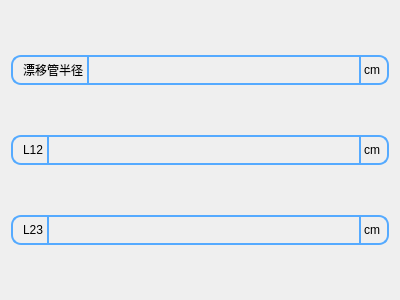
<?xml version="1.0" encoding="UTF-8"?>
<ui version="4.0">
 <class>SetingCuratur</class>
 <widget class="QWidget" name="SetingCuratur">
  <property name="geometry">
   <rect>
    <x>0</x>
    <y>0</y>
    <width>400</width>
    <height>300</height>
   </rect>
  </property>
  <property name="windowTitle">
   <string>Form</string>
  </property>
  <layout class="QVBoxLayout" name="verticalLayout">
   <item>
    <widget class="QWidget" name="widget" native="true">
     <property name="sizePolicy">
      <sizepolicy hsizetype="Preferred" vsizetype="Fixed">
       <horstretch>0</horstretch>
       <verstretch>0</verstretch>
      </sizepolicy>
     </property>
     <property name="minimumSize">
      <size>
       <width>0</width>
       <height>30</height>
      </size>
     </property>
     <property name="styleSheet">
      <string notr="true">.QWidget{
	border-width:2px;
	border-style:solid;
	border-radius:10px;
	
	border-color: rgb(85, 170, 255);
}
QWidget{
font: 75 12pt &quot;微软雅黑&quot;;
}
</string>
     </property>
     <layout class="QHBoxLayout" name="horizontalLayout">
      <property name="spacing">
       <number>3</number>
      </property>
      <property name="leftMargin">
       <number>9</number>
      </property>
      <property name="topMargin">
       <number>0</number>
      </property>
      <property name="rightMargin">
       <number>9</number>
      </property>
      <property name="bottomMargin">
       <number>0</number>
      </property>
      <item>
       <widget class="QLabel" name="label">
        <property name="styleSheet">
         <string notr="true">.QLabel{
	border-right-width:2px;
	border-style:solid;	
	border-color: rgb(85, 170, 255);
}</string>
        </property>
        <property name="text">
         <string>漂移管半径</string>
        </property>
       </widget>
      </item>
      <item>
       <widget class="QLineEdit" name="lineEdit">
        <property name="sizePolicy">
         <sizepolicy hsizetype="Expanding" vsizetype="Expanding">
          <horstretch>0</horstretch>
          <verstretch>0</verstretch>
         </sizepolicy>
        </property>
        <property name="styleSheet">
         <string notr="true">.QLineEdit{
	border-right-width:2px;
	border-style:solid;
	border-color: rgb(85, 170, 255);
    margin:0;
	padding:0;
	background-color: rgba(255, 255, 255,0);
}</string>
        </property>
       </widget>
      </item>
      <item>
       <widget class="QLabel" name="label_2">
        <property name="text">
         <string>cm</string>
        </property>
       </widget>
      </item>
     </layout>
    </widget>
   </item>
   <item>
    <widget class="QWidget" name="widget_2" native="true">
     <property name="sizePolicy">
      <sizepolicy hsizetype="Preferred" vsizetype="Fixed">
       <horstretch>0</horstretch>
       <verstretch>0</verstretch>
      </sizepolicy>
     </property>
     <property name="minimumSize">
      <size>
       <width>0</width>
       <height>30</height>
      </size>
     </property>
     <property name="styleSheet">
      <string notr="true">.QWidget{
	border-width:2px;
	border-style:solid;
	border-radius:10px;
	
	border-color: rgb(85, 170, 255);
}
QWidget{
font: 75 12pt &quot;微软雅黑&quot;;
}
</string>
     </property>
     <layout class="QHBoxLayout" name="horizontalLayout_2">
      <property name="spacing">
       <number>3</number>
      </property>
      <property name="leftMargin">
       <number>9</number>
      </property>
      <property name="topMargin">
       <number>0</number>
      </property>
      <property name="rightMargin">
       <number>9</number>
      </property>
      <property name="bottomMargin">
       <number>0</number>
      </property>
      <item>
       <widget class="QLabel" name="label_3">
        <property name="styleSheet">
         <string notr="true">.QLabel{
	border-right-width:2px;
	border-style:solid;	
	border-color: rgb(85, 170, 255);
}</string>
        </property>
        <property name="text">
         <string>L12</string>
        </property>
       </widget>
      </item>
      <item>
       <widget class="QLineEdit" name="lineEdit_2">
        <property name="sizePolicy">
         <sizepolicy hsizetype="Expanding" vsizetype="Expanding">
          <horstretch>0</horstretch>
          <verstretch>0</verstretch>
         </sizepolicy>
        </property>
        <property name="styleSheet">
         <string notr="true">.QLineEdit{
	border-right-width:2px;
	border-style:solid;
	border-color: rgb(85, 170, 255);
    margin:0;
	padding:0;
	background-color: rgba(255, 255, 255,0);
}</string>
        </property>
       </widget>
      </item>
      <item>
       <widget class="QLabel" name="label_4">
        <property name="text">
         <string>cm</string>
        </property>
       </widget>
      </item>
     </layout>
    </widget>
   </item>
   <item>
    <widget class="QWidget" name="widget_3" native="true">
     <property name="sizePolicy">
      <sizepolicy hsizetype="Preferred" vsizetype="Fixed">
       <horstretch>0</horstretch>
       <verstretch>0</verstretch>
      </sizepolicy>
     </property>
     <property name="minimumSize">
      <size>
       <width>0</width>
       <height>30</height>
      </size>
     </property>
     <property name="styleSheet">
      <string notr="true">.QWidget{
	border-width:2px;
	border-style:solid;
	border-radius:10px;
	
	border-color: rgb(85, 170, 255);
}
QWidget{
font: 75 12pt &quot;微软雅黑&quot;;
}
</string>
     </property>
     <layout class="QHBoxLayout" name="horizontalLayout_3">
      <property name="spacing">
       <number>3</number>
      </property>
      <property name="leftMargin">
       <number>9</number>
      </property>
      <property name="topMargin">
       <number>0</number>
      </property>
      <property name="rightMargin">
       <number>9</number>
      </property>
      <property name="bottomMargin">
       <number>0</number>
      </property>
      <item>
       <widget class="QLabel" name="label_5">
        <property name="styleSheet">
         <string notr="true">.QLabel{
	border-right-width:2px;
	border-style:solid;	
	border-color: rgb(85, 170, 255);
}</string>
        </property>
        <property name="text">
         <string>L23</string>
        </property>
       </widget>
      </item>
      <item>
       <widget class="QLineEdit" name="lineEdit_3">
        <property name="sizePolicy">
         <sizepolicy hsizetype="Expanding" vsizetype="Expanding">
          <horstretch>0</horstretch>
          <verstretch>0</verstretch>
         </sizepolicy>
        </property>
        <property name="styleSheet">
         <string notr="true">.QLineEdit{
	border-right-width:2px;
	border-style:solid;
	border-color: rgb(85, 170, 255);
    margin:0;
	padding:0;
	background-color: rgba(255, 255, 255,0);
}</string>
        </property>
       </widget>
      </item>
      <item>
       <widget class="QLabel" name="label_6">
        <property name="text">
         <string>cm</string>
        </property>
       </widget>
      </item>
     </layout>
    </widget>
   </item>
  </layout>
 </widget>
 <resources/>
 <connections/>
</ui>
